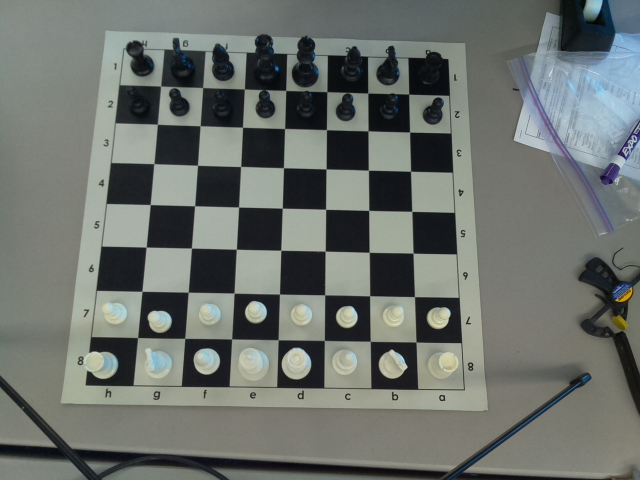
#> input picture chesshack/board-pictures/640-480/0.jpg, 640 x 480 px
$ python -i boardFinder.py   (imports and definitions only)
#> lines starting #> are read from the running program, lines starting #| are printed output that depends on the picture
#!/usr/bin/python
# -*- encoding: utf-8 -*-

# Global imports
from math import sin, cos, sqrt, pi, atan2
import cv2.cv as cv
import cv2
import numpy as np
from collections import deque
import bisect

# Local imports
from MovementDetector import MovementDetector
from mathUtils import (intersect, distance, median, findBoundingSkewedSquare,
                       getRotationAndTranslationMatrix)

CHESSCAM_WIDTH = 640
CHESSCAM_HEIGHT = 480
CHESSCAM_PARZEN_THRESHOLD = 5
CHESSCAM_ORIENTATION_SMOOTHING = 5
CHESSCAM_COORDINATES_SMOOTHING = 8

smoothFunc = lambda x: sum(x) / float(len(x))


class BadSegmentation(Exception):
    pass


class boardFinder(object):
    def __init__(self, inImage):
        # Init smoothing angle
        self.smoothOrientation = deque([], CHESSCAM_ORIENTATION_SMOOTHING)
        self.smoothCoordinates = deque([], CHESSCAM_COORDINATES_SMOOTHING)

        # Find the board the first time
        self.updateImage(inImage)

        # Temporary rotation
        self.initialRotation = 0

        # Find the rotation of the board
        side = self._getBlackMaxSide(cv.fromarray(self.GetFullImageBoard()[0]))

        # 0:top,1:left,2:bottom,3:right.
        optionsRotation = {0: 0,
                           1: -90,
                           2: 180,
                           3: 90}
        # 0:top,1:left,2:bottom,3:right. (x,y) offset of dominator
        optionsDominator = {0: (0, -1),
                            1: (-1, 0),
                            2: (0, 1),
                            3: (1, 0)}
        #Black's initial position sets the correction move to place black team at the top.
        self.initialRotation = optionsRotation[side]
        self.dominatorOffset = optionsDominator[side]

    def getDominatorOffset(self):
        return self.dominatorOffset

    def updateImage(self, inFrame):
        """Adds a new image to the boardFinder algorithms.
        This performs an Hough Transform and HSV conversion to the image and
        computes the orientation and coordinates from these."""
        self.frame = inFrame
        if self.frame:
            self.HoughTransform()
            self.BoardOrientation = self.DetectBoardOrientation()
            if all(self.BoardOrientation):
                self.boardCoordinates = self.GetChessBoardCoordinates(
                    smoothFunc(zip(*self.smoothOrientation)[0]))

    # [311 lines left out: functions HoughTransform, DetectBoardOrientation, GetChessBoardCoordinates, LineCrossingDetection, GetFullImageBoard, _getBlackMaxSide and 1 more, not called in this run]

>>> import cv2
>>> picture = cv2.imread('../chesshack/board-pictures/640-480/0.jpg', cv2.IMREAD_GRAYSCALE)
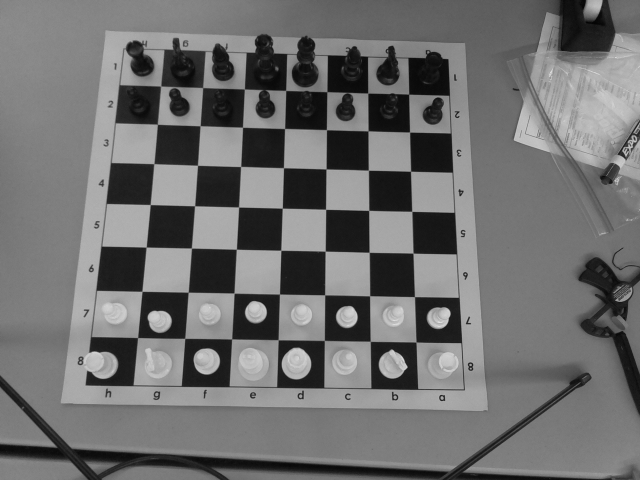
#> picture: shape (480, 640); min 4, max 225, mean 110.9
#> (the run stopped early here; a loop or call above may not have finished)
